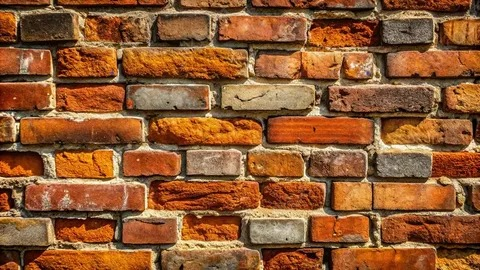
//> input picture Hafta-05/input/girdi.png, 480 x 270 px
$ ./hafta5_gorev4   (built with g++ and OpenCV 4)
//> lines starting //> are read from the running program, lines starting //| are printed output that depends on the picture

#include <opencv2/opencv.hpp>
#include <iostream>
#include <fstream>
#include <cmath>

using namespace std;
using namespace cv;


// Function pointer için tip tanımı
typedef Mat (*DonusumFonksiyonu)(const Mat&);


// BGR -> RGB dönüşümünü kendimiz yapıyoruz
Mat bgrToRgb(const Mat& resim)
{
    Mat sonuc(
        resim.rows,
        resim.cols,
        CV_8UC3
    );

    for (int y = 0; y < resim.rows; y++)
    {
        for (int x = 0; x < resim.cols; x++)
        {
            Vec3b piksel = resim.at<Vec3b>(y, x);

            int B = piksel[0];
            int G = piksel[1];
            int R = piksel[2];

            sonuc.at<Vec3b>(y, x)[0] = R;
            sonuc.at<Vec3b>(y, x)[1] = G;
            sonuc.at<Vec3b>(y, x)[2] = B;
        }
    }

    return sonuc;
}


// RGB -> BGR dönüşümü
Mat rgbToBgr(const Mat& resim)
{
    Mat sonuc(
        resim.rows,
        resim.cols,
        CV_8UC3
    );

    for (int y = 0; y < resim.rows; y++)
    {
        for (int x = 0; x < resim.cols; x++)
        {
            Vec3b piksel = resim.at<Vec3b>(y, x);

            int R = piksel[0];
            int G = piksel[1];
            int B = piksel[2];

            sonuc.at<Vec3b>(y, x)[0] = B;
            sonuc.at<Vec3b>(y, x)[1] = G;
            sonuc.at<Vec3b>(y, x)[2] = R;
        }
    }

    return sonuc;
}


// 3 kanallı iki görüntünün toplam mutlak hatası
long long hataHesapla(
    const Mat& resim1,
    const Mat& resim2)
{
    long long toplamHata = 0;

    for (int y = 0; y < resim1.rows; y++)
    {
        for (int x = 0; x < resim1.cols; x++)
        {
            Vec3b p1 = resim1.at<Vec3b>(y, x);
            Vec3b p2 = resim2.at<Vec3b>(y, x);

            for (int kanal = 0; kanal < 3; kanal++)
            {
                toplamHata += abs(
                    (int)p1[kanal] -
                    (int)p2[kanal]
                );
            }
        }
    }

    return toplamHata;
}


int main()
{
    string giris =
        "/content/goruntu-isleme-dersi/Hafta-05/input/girdi.png";

    string cikis =
        "/content/goruntu-isleme-dersi/Hafta-05/04-Renk-Uzayi-Donusumu/";


    Mat resim =
        imread(giris, IMREAD_COLOR);
//> resim is the input picture: 270 rows x 480 cols, CV_8UC3; mean B, G, R 50.9, 90.5, 144.3

    if (resim.empty())
    {
        cout << "Resim okunamadi!" << endl;
        return -1;
    }


    cout << "Resim boyutu: "
         << resim.cols
         << " x "
         << resim.rows
         << endl;
//| Resim boyutu: 480 x 270


    // ----------------------------------
    // BGR -> RGB
    // ----------------------------------

    DonusumFonksiyonu donusum;

    // Function pointer bizim fonksiyonumuzu gösteriyor
    donusum = bgrToRgb;

    Mat kendiRgb =
        donusum(resim);
//> after the loop in bgrToRgb, `for (int y = 0; y < resim.rows; y++)`:
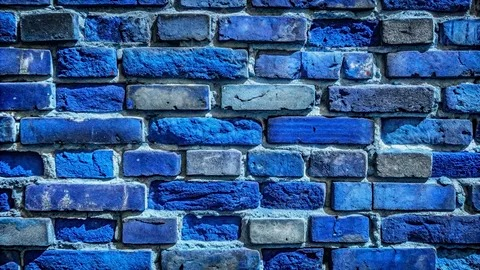
//> sonuc: 270 rows x 480 cols, CV_8UC3; mean B, G, R 144.3, 90.5, 50.9


    // OpenCV ile aynı dönüşüm
    Mat opencvRgb;

    cvtColor(
        resim,
        opencvRgb,
        COLOR_BGR2RGB
    );


    long long rgbHata =
        hataHesapla(
            kendiRgb,
            opencvRgb
        );
//> after the loop in hataHesapla, `for (int y = 0; y < resim1.rows; y++)`: toplamHata = 0
//> rgbHata = 0


    // ----------------------------------
    // RGB -> BGR
    // ----------------------------------

    donusum = rgbToBgr;

    Mat kendiBgr =
        donusum(kendiRgb);


    Mat opencvBgr;

    cvtColor(
        opencvRgb,
        opencvBgr,
        COLOR_RGB2BGR
    );


    long long bgrHata =
        hataHesapla(
            kendiBgr,
            opencvBgr
        );
//> bgrHata = 0


    // ----------------------------------
    // Fark görüntüleri
    // ----------------------------------

    Mat farkRgb;
    Mat farkBgr;

    absdiff(
        kendiRgb,
        opencvRgb,
        farkRgb
    );
//> farkRgb: 270 rows x 480 cols, CV_8UC3; every value is 0

    absdiff(
        kendiBgr,
        opencvBgr,
        farkBgr
    );


    // Sonuçları kaydet
    imwrite(
        cikis + "fark_rgb.png",
        farkRgb
    );

    imwrite(
        cikis + "fark_bgr.png",
        farkBgr
    );

    imwrite(
        cikis + "geri_donusturulmus_bgr.png",
        kendiBgr
    );


    // Hataları dosyaya yaz
    ofstream dosya(
        cikis + "hata.txt"
    );

    dosya
        << "BGR -> RGB hata: "
        << rgbHata
        << endl;

    dosya
        << "RGB -> BGR hata: "
        << bgrHata
        << endl;

    dosya.close();


    cout << endl;

    cout << "BGR -> RGB hata: "
         << rgbHata
         << endl;
//| BGR -> RGB hata: 0

    cout << "RGB -> BGR hata: "
         << bgrHata
         << endl;
//| RGB -> BGR hata: 0

    cout << endl;
    cout << "Sonuclar kaydedildi." << endl;

    return 0;
}
